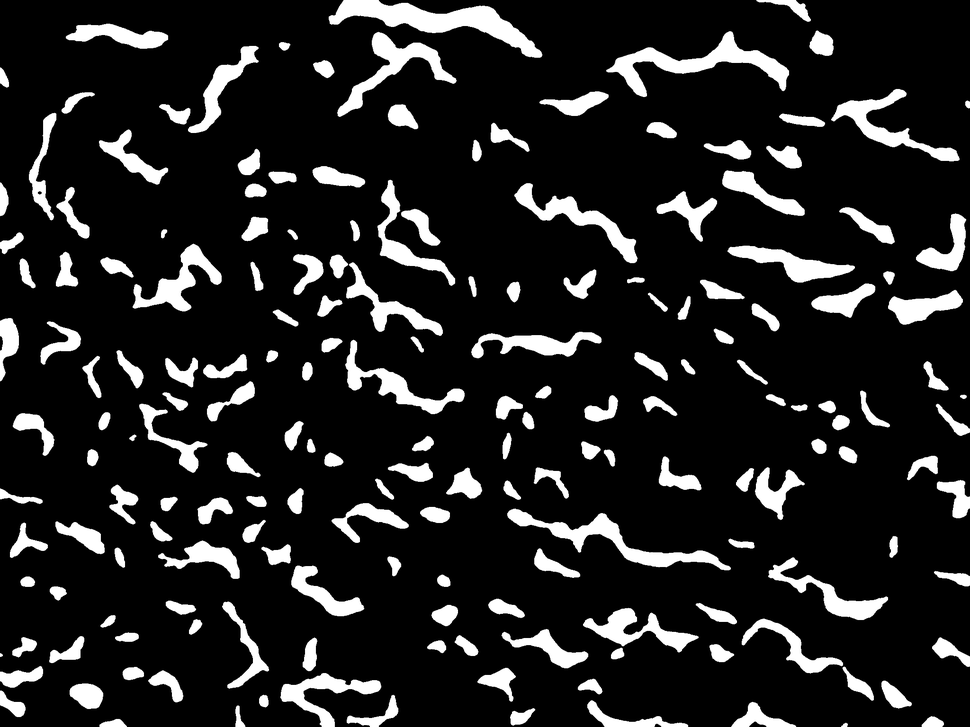
#> input picture data/validation/predictions/01.png, 970 x 727 px, shrunk from 2048 x 1536 before the run; its folder holds only this picture in this run
$ python smooth_predictions.py
#> lines starting #> are read from the running program, lines starting #| are printed output that depends on the picture; after the words box and inside, x2 and y2 are one past the last pixel; in counts of white or black regions, pixels touching at a corner belong together
#!/usr/bin/env python3
"""
This script applies morphological closing and opening to smooth the binary mask predictions
produced by your inference script. It processes all .png files in the predictions folder,
overwrites them in place, and preserves the original mask areas while rounding jagged edges.

Usage:
1. Place this file in your models/ directory (next to infer_efficientnet.py).
2. Adjust KERNEL_SIZE or the predictions folder path below if needed.
3. Run:
   python smooth_predictions.py
"""
import os
import glob
import cv2

# -------------------------------------
# Configuration
# -------------------------------------
# Path to your predictions folder (from inference script)
PROJECT_DIR = os.path.dirname(os.path.dirname(os.path.abspath(__file__)))
PRED_DIR    = os.path.join(PROJECT_DIR, 'data', 'validation', 'predictions')

# Morphological kernel size (must be odd)
KERNEL_SIZE = 7  # e.g. 3, 5, 7 for increasing smoothing

# -------------------------------------
# Build structuring element
# -------------------------------------
kernel = cv2.getStructuringElement(cv2.MORPH_ELLIPSE, (KERNEL_SIZE, KERNEL_SIZE))

# -------------------------------------
# Process each PNG
# -------------------------------------
if not os.path.isdir(PRED_DIR):
    print(f"Error: predictions directory not found: {PRED_DIR}")
    exit(1)

files = glob.glob(os.path.join(PRED_DIR, '*.png'))
if not files:
    print(f"No PNG files found in {PRED_DIR}")
    exit(0)

print(f"Smoothing {len(files)} prediction masks in {PRED_DIR} with kernel size {KERNEL_SIZE}...")
for path in files:
    # Read as grayscale binary mask
    m = cv2.imread(path, cv2.IMREAD_GRAYSCALE)
#> m is the input picture: shape (727, 970); min 0, max 255, mean 35.2
    if m is None:
        print(f"  ✗ failed to read {path}")
        continue

    # Ensure binary values 0 or 255
    _, m = cv2.threshold(m, 127, 255, cv2.THRESH_BINARY)
#> m: shape (727, 970); 13.8% white; 185 white regions (1 under 20 px), largest, box (x1, y1, x2, y2) and area: (329, 0, 542, 58) 4046, (606, 31, 789, 97) 3214, (507, 509, 731, 570) 2845

    # Morphological closing then opening
    m = cv2.morphologyEx(m, cv2.MORPH_CLOSE, kernel)
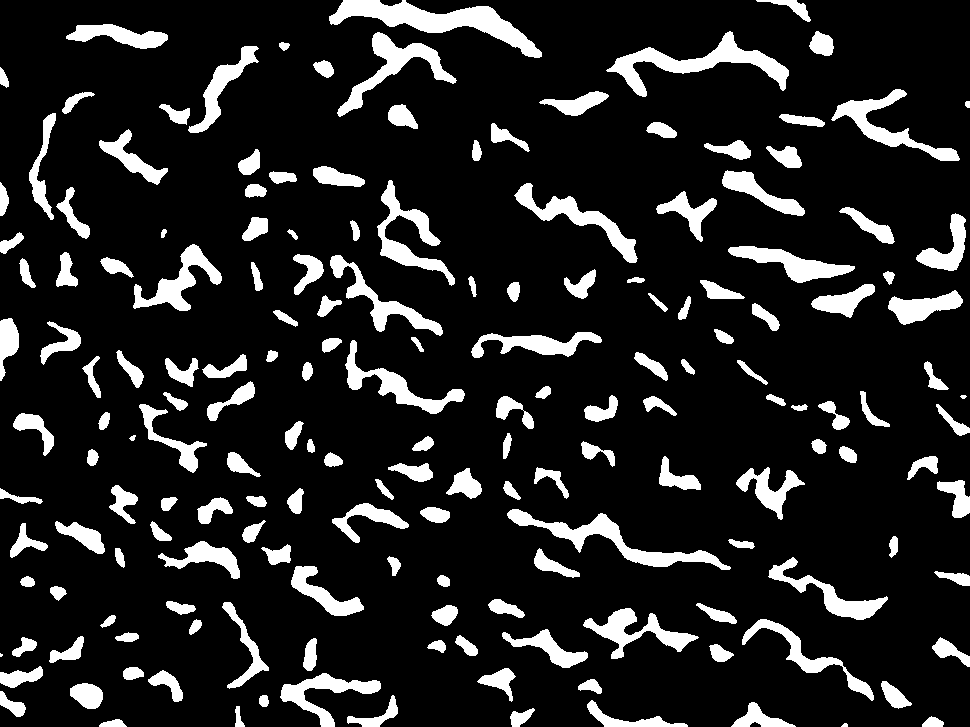
#> m: shape (727, 970); 13.9% white; 177 white regions (1 under 20 px), largest, box (x1, y1, x2, y2) and area: (329, 0, 542, 58) 4073, (606, 31, 789, 97) 3222, (507, 509, 731, 570) 2860
    m = cv2.morphologyEx(m, cv2.MORPH_OPEN,  kernel)
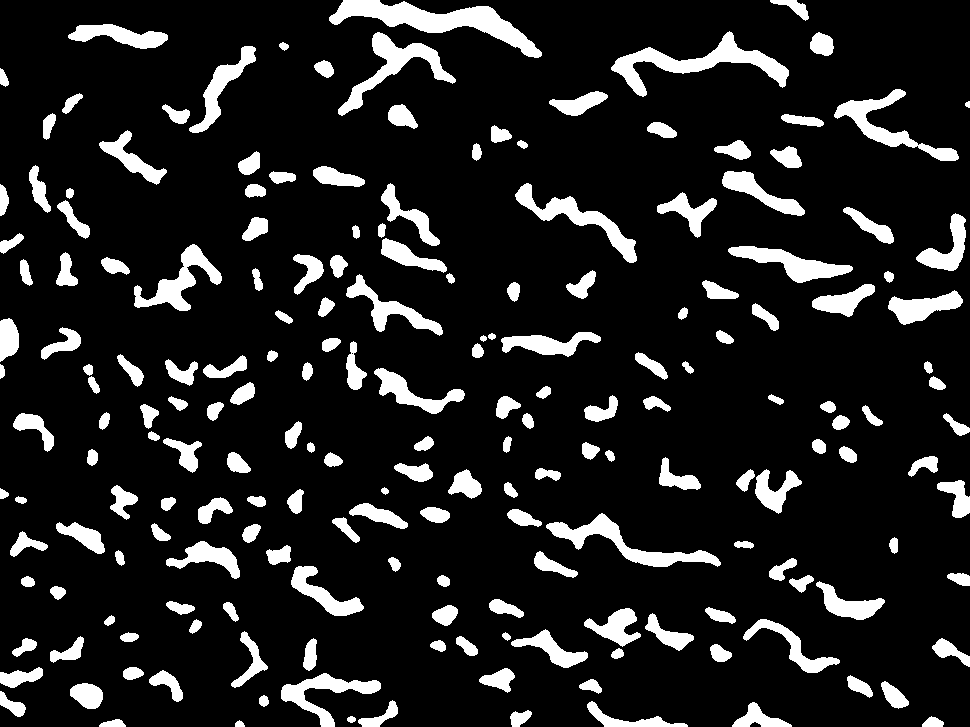
#> m: shape (727, 970); 13% white; 197 white regions, largest, box (x1, y1, x2, y2) and area: (329, 0, 542, 58) 4057, (611, 31, 789, 97) 3175, (546, 513, 721, 567) 2388

    # Overwrite the original
    cv2.imwrite(path, m)
    print(f"  ✓ {os.path.basename(path)}")

print("Smoothing complete.")
